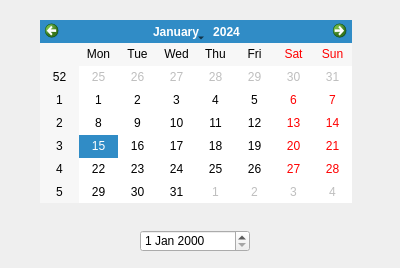
<?xml version="1.0" encoding="UTF-8"?>
<ui version="4.0">
 <class>Dialog</class>
 <widget class="QDialog" name="Dialog">
  <property name="geometry">
   <rect>
    <x>0</x>
    <y>0</y>
    <width>400</width>
    <height>268</height>
   </rect>
  </property>
  <property name="windowTitle">
   <string>Dialog</string>
  </property>
  <widget class="QCalendarWidget" name="calendarWidget">
   <property name="geometry">
    <rect>
     <x>40</x>
     <y>20</y>
     <width>312</width>
     <height>183</height>
    </rect>
   </property>
  </widget>
  <widget class="QDateEdit" name="dateEdit">
   <property name="geometry">
    <rect>
     <x>140</x>
     <y>230</y>
     <width>110</width>
     <height>22</height>
    </rect>
   </property>
  </widget>
 </widget>
 <resources/>
 <connections/>
</ui>
